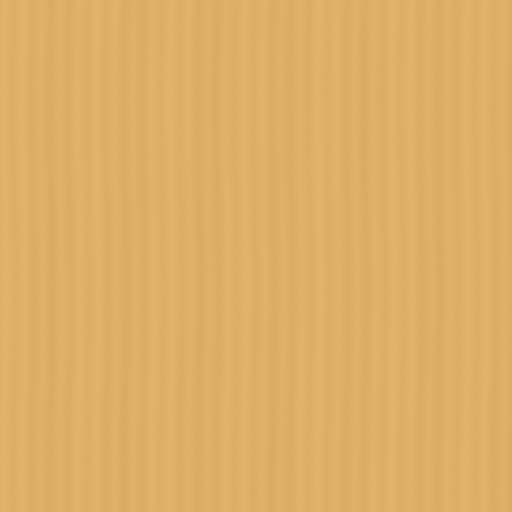
#> input picture art/table_scene/kaya.png, 1024 x 1024 px (shown at 1/2 size)
$ python board_art.py
#> lines starting #> are read from the running program, lines starting #| are printed output that depends on the picture
"""Smooth slate/shell teaching stones, with the approved table's kaya grain."""
import math,os
from pathlib import Path
from PIL import Image
ROOT=Path(__file__).resolve().parents[2]
OUT=Path(os.environ.get('EXPRESSIVE_WORLD_OUTPUT',ROOT/'art/expressive_world'))/'surfaces'
OUT.mkdir(parents=True,exist_ok=True)
Image.open(ROOT/'art/table_scene/kaya.png').convert('RGB').resize((768,768),Image.Resampling.LANCZOS).save(OUT/'board.png')
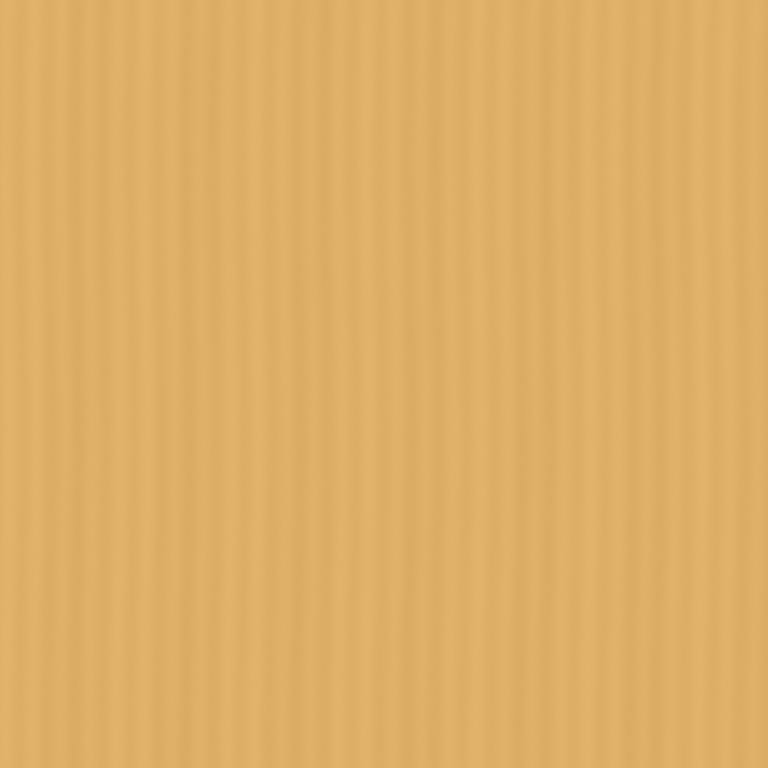
#> saved as board.png: PIL image 768x768 RGB; mean R, G, B 221.1, 175.1, 103.1
for name,base in [('black_stone',(24,33,39)),('white_stone',(241,238,224))]:
    image=Image.new('RGBA',(256,256));pixels=image.load()
    for y in range(256):
        for x in range(256):
            nx=(x-127.5)/125;ny=(y-127.5)/125;r2=nx*nx+ny*ny
            if r2>=1:continue
            z=math.sqrt(1-r2)
            light=max(0,(-.32*nx-.43*ny+.84*z))
            shade=.64+.36*light
            highlight=math.exp(-((nx+.27)**2+(ny+.34)**2)/.075)*(22 if name=='black_stone' else 8)
            alpha=min(1,(1-math.sqrt(r2))*125)
            pixels[x,y]=tuple(min(255,round(c*shade+highlight)) for c in base)+(round(255*alpha),)
    image.save(OUT/(name+'.png'))
#> this loop made 2 passes
#> pass 1, `image.save(OUT/(name+'.png'))`:
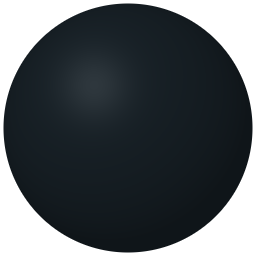
#> saved as black_stone.png: PIL image 256x256 RGBA; mean R, G, B, A 16.4, 22.1, 25.9, 189.5; transparent parts drawn white
#> pass 2, `image.save(OUT/(name+'.png'))`:
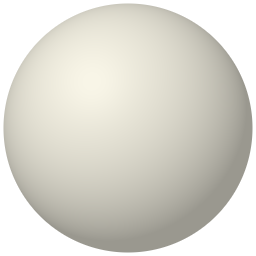
#> saved as white_stone.png: PIL image 256x256 RGBA; mean R, G, B, A 153.1, 151.2, 142.4, 189.5; transparent parts drawn white
print('EXPRESSIVE TEACHING ART: kaya and smooth slate/shell')

$ run again, with art/table_scene/abel_face.png copied over art/table_scene/kaya.png
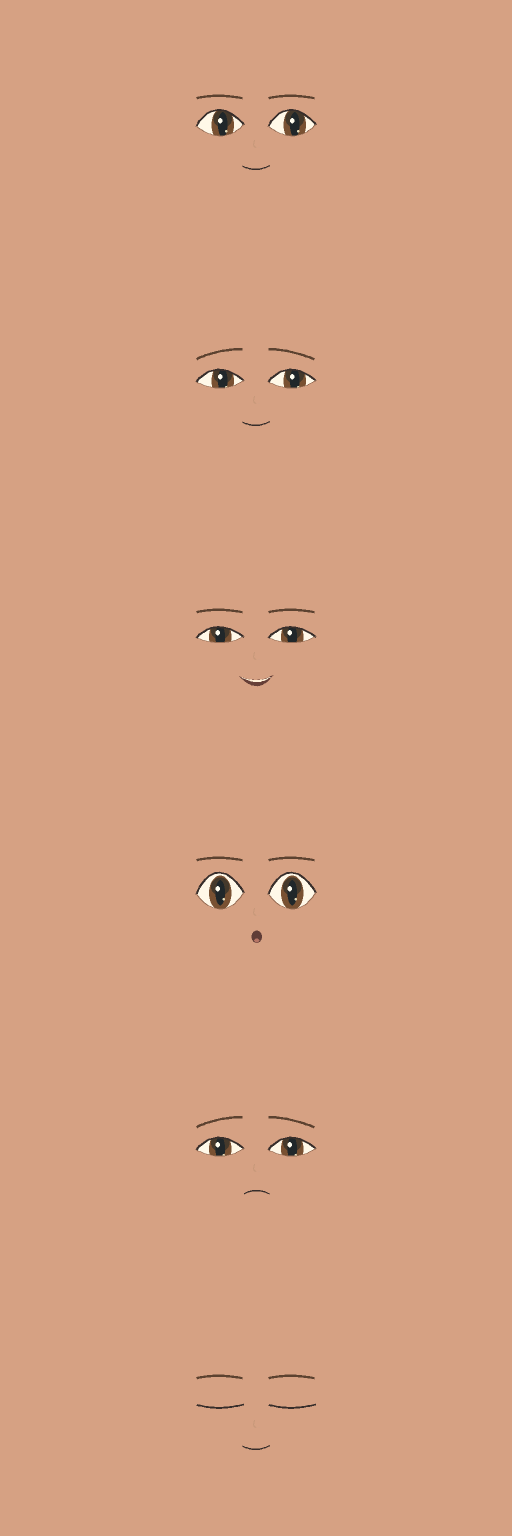
#> input picture art/table_scene/abel_face.png, 1024 x 3072 px (shown at 1/2 size)
#> `Image.open(ROOT/'art/table_scene/kaya.png').convert('RGB').resize((768..`:
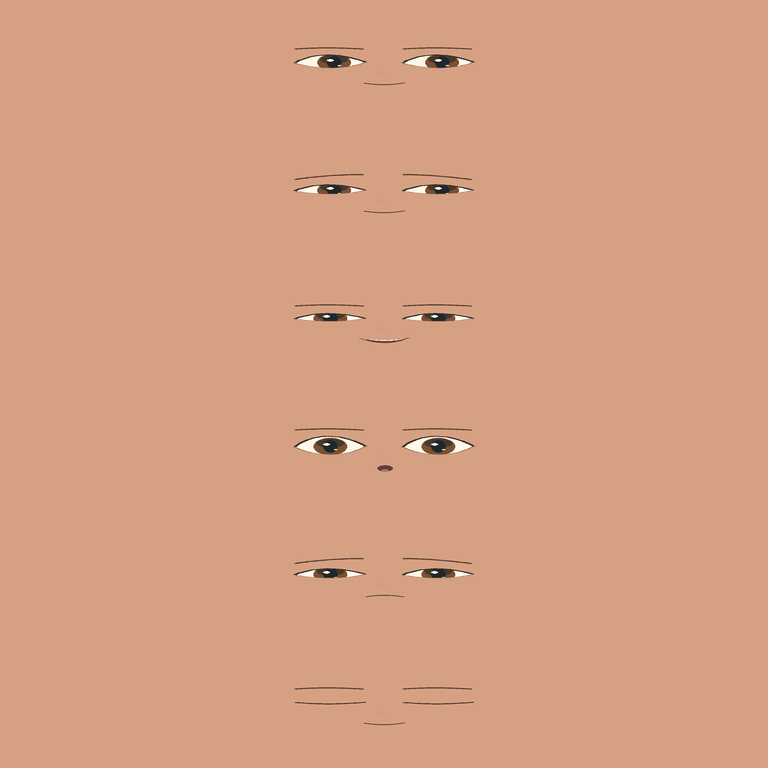
#> saved as board.png: PIL image 768x768 RGB; mean R, G, B 212.9, 160.4, 130.6
